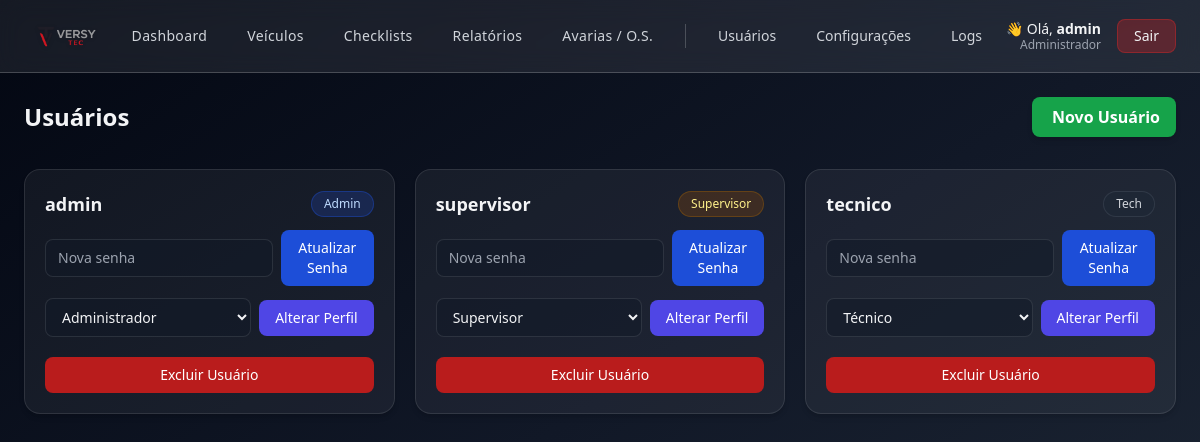
Before: /usuarios (signed in) with the older database file.
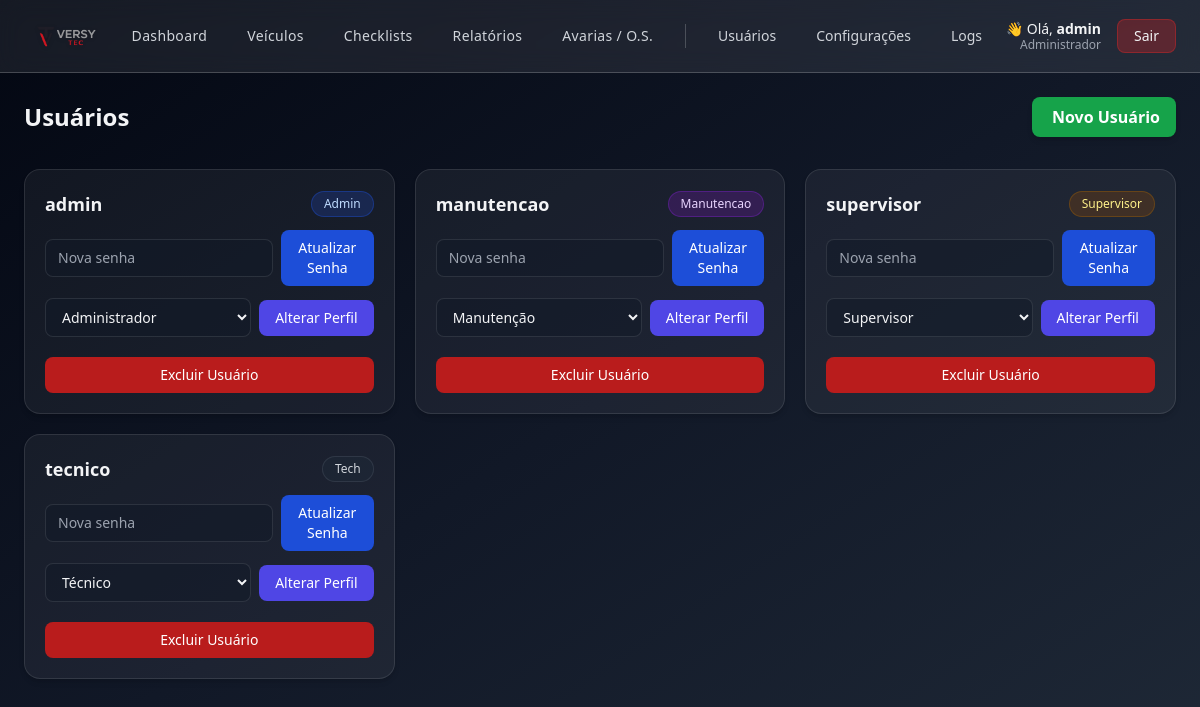
After: the same page with the newer database file.
### app.py (models this page shows, shortened)
class User(UserMixin, db.Model):
    __tablename__ = "user"
    id = db.Column(db.Integer, primary_key=True)
    username = db.Column(db.String(80), unique=True, nullable=False)
    password_hash = db.Column(db.String(255), nullable=False)
    is_admin_legacy = db.Column("is_admin", db.Boolean, default=False)
    role = db.Column(db.String(20), default=None)
    @property
    def is_admin(self):
        if self.role is None:
            return bool(self.is_admin_legacy)
        return self.role == "admin"
    @property
    def is_supervisor(self):
        return self.role == "supervisor"
    @property
    def is_tech(self):
        if self.role is None and not self.is_admin_legacy:
            return True
        return self.role == "tech"
    @property
    def is_manutencao(self):
        return self.role == "manutencao"

### app.py (the view)
@app.route("/usuarios")
@admin_required
def users():
    items = User.query.order_by(User.username.asc()).all()
    return render_template("users.html", items=items)

### app.py (called while the page is built, shortened)
@login_manager.user_loader
def load_user(uid):
    return User.query.get(int(uid))

def admin_required(view):
    @wraps(view)
    def wrapper(*args, **kwargs):
        if not current_user.is_authenticated:
            return redirect(url_for("login"))
        return view(*args, **kwargs)
    return wrapper

@app.context_processor
def inject_role_flags():
    return dict(
        ROLE_ADMIN=(current_user.is_authenticated and current_user.is_admin),
        ROLE_SUPERVISOR=(current_user.is_authenticated and current_user.is_supervisor),
        ROLE_TECH=(current_user.is_authenticated and current_user.is_tech),
        ROLE_MANUTENCAO=(current_user.is_authenticated and current_user.is_manutencao),
    )

### templates/users.html (shortened to what this page needs)
{% extends 'layout.html' %}
{% set page_title = "Usuários" %}
{% block content %}
<div class="flex items-center justify-between mb-6">
  <h2 class="text-2xl font-semibold">Usuários</h2>
  {% if ROLE_ADMIN %}
  <button onclick="document.getElementById('modalNovoUsuario').showModal()"
          class="px-4 py-2 rounded-lg bg-green-600 hover:bg-green-700 text-white font-semibold shadow-md">
       Novo Usuário
  </button>
  {% endif %}
</div>
<div class="mt-8 grid md:grid-cols-2 lg:grid-cols-3 gap-5">
  {% for u in items %}
  <div class="bg-white/5 rounded-2xl p-5 border border-white/10 shadow-md hover:shadow-blue-500/10 transition">
    <div class="flex items-center justify-between mb-3">
      <h3 class="font-semibold text-lg">{{ u.username }}</h3>
      <span class="px-3 py-1 text-xs font-medium rounded-full
        {% if u.role == 'admin' %}
          bg-blue-900/40 text-blue-200 border border-blue-700/40
        {% elif u.role == 'supervisor' %}
          bg-yellow-900/40 text-yellow-200 border border-yellow-700/40
        {% elif u.role == 'manutencao' %}
          bg-purple-900/40 text-purple-200 border border-purple-700/40
        {% else %}
          bg-gray-800/60 text-gray-300 border border-gray-600/40
        {% endif %}">
        {{ u.role | capitalize }}
      </span>
    </div>
    <div class="space-y-3 mt-3">
      <form method="post" action="{{ url_for('users_pwd', uid=u.id) }}" class="flex items-center gap-2">
        <input name="password" placeholder="Nova senha" type="text"
               class="flex-1 bg-gray-900/50 border border-white/10 rounded-lg px-3 py-2 text-sm
                      focus:outline-none focus:ring-2 focus:ring-blue-600">
        <button class="bg-blue-700 hover:bg-blue-600 rounded-lg px-4 py-2 text-sm text-white font-medium transition-all">
          Atualizar Senha
        </button>
      </form>
      <form method="post" action="{{ url_for('users_role', uid=u.id) }}" class="flex items-center gap-2">
        <select name="role"
                class="flex-1 bg-gray-900/50 border border-white/10 rounded-lg px-3 py-2 text-sm
                       focus:outline-none focus:ring-2 focus:ring-blue-600">
          <option value="tech" {% if u.role == 'tech' %}selected{% endif %}>Técnico</option>
          <option value="supervisor" {% if u.role == 'supervisor' %}selected{% endif %}>Supervisor</option>
          <option value="admin" {% if u.role == 'admin' %}selected{% endif %}>Administrador</option>
          <option value="manutencao" {% if u.role == 'manutencao' %}selected{% endif %}>Manutenção</option>
        </select>
        <button class="bg-indigo-600 hover:bg-indigo-500 rounded-lg px-4 py-2 text-sm text-white font-medium transition-all">
          Alterar Perfil
        </button>
      </form>
      <form method="post" action="{{ url_for('users_del', uid=u.id) }}"
            onsubmit="return confirm('Deseja realmente excluir {{ u.username }}?');">
        <button class="w-full bg-red-700 hover:bg-red-600 rounded-lg px-4 py-2 text-sm text-white font-medium transition-all mt-2">
          Excluir Usuário
        </button>
      </form>
    </div>
  </div>
  {% else %}
    <div class="text-gray-400 col-span-full text-center py-6 border border-dashed border-white/10 rounded-xl">
      Nenhum usuário cadastrado ainda.
    </div>
  {% endfor %}
</div>
{% endblock %}

### templates/layout.html (shortened to what this page needs)
<!doctype html>
<html lang="pt-BR" class="h-full">
  <head>
    <script src="https://cdn.tailwindcss.com"></script>
  </head>
  <body class="min-h-screen bg-gradient-to-br from-gray-950 via-gray-900 to-gray-800 text-gray-100">
    <header class="glass border-b border-white/20 sticky top-0 z-50">
      <div class="max-w-7xl mx-auto px-6 py-2 flex items-center justify-between">
        <div class="flex items-center gap-3">
          <img src="{{ url_for('static', filename='logo.png') }}"
               class="h-14 w-auto object-contain drop-shadow"
               alt="Logo">
        </div>
        {% if current_user.is_authenticated and (ROLE_ADMIN or ROLE_SUPERVISOR) %}
        <nav class="hidden md:flex items-center gap-2 text-sm font-medium mx-auto">
          {% set menu_items = [
            ('Dashboard', 'dashboard'),
            ('Veículos', 'vehicles'),
            ('Checklists', 'checklists'),
            ('Relatórios', 'reports'),
            ('Avarias / O.S.', 'avarias_registro')
          ] %}
          {% for label, route in menu_items %}
            <a href="{{ url_for(route) }}"
               class="px-4 py-2 rounded-lg text-gray-300 hover:text-white
                      hover:bg-blue-600/20 font-medium tracking-wide">
              {{ label }}
            </a>
          {% endfor %}
          {% if ROLE_ADMIN %}
            <a href="{{ url_for('users') }}"
               class="px-4 py-2 rounded-lg text-gray-300 hover:text-white hover:bg-blue-600/20">
               Usuários
            </a>
            <a href="{{ url_for('config_checklist') }}"
               class="px-4 py-2 rounded-lg text-gray-300 hover:text-white hover:bg-blue-600/20">
               Configurações
            </a>
            <a href="{{ url_for('logs') }}"
               class="px-4 py-2 rounded-lg text-gray-300 hover:text-white hover:bg-yellow-600/20">
               Logs
            </a>
          {% endif %}
        </nav>
        {% endif %}
        <div class="flex items-center gap-4">
          {% if current_user.is_authenticated %}
            <div class="text-right leading-tight">
              <p class="text-sm text-gray-100">
                👋 Olá, <span class="font-semibold">{{ current_user.username }}</span>
              </p>
              <p class="text-xs text-gray-400 -mt-0.5">
                {% if ROLE_ADMIN %}Administrador{% elif ROLE_SUPERVISOR %}Supervisor{% else %}Técnico{% endif %}
              </p>
            </div>
            <a href="{{ url_for('logout') }}"
               class="px-4 py-1.5 rounded-lg text-sm bg-red-600/30 border border-red-600/40
                      hover:bg-red-600/40 hover:text-red-100">
              Sair
            </a>
          {% else %}
            <a href="{{ url_for('login') }}" class="text-sm hover:text-blue-400">
              Login
            </a>
          {% endif %}
        </div>
      </div>
    </header>
    <main class="max-w-7xl mx-auto px-6 py-6">
      {% block content %}{% endblock %}
    </main>
  </body>
</html>

### templates/layout.html (style rules this page uses)
* { transition: 0.15s ease-in-out; }
.glass { background: rgba(255, 255, 255, 0.08); backdrop-filter: blur(12px); }

Changed rows visible on the page:
added User: username "manutencao", role "Manutencao", role "Manutenção"
